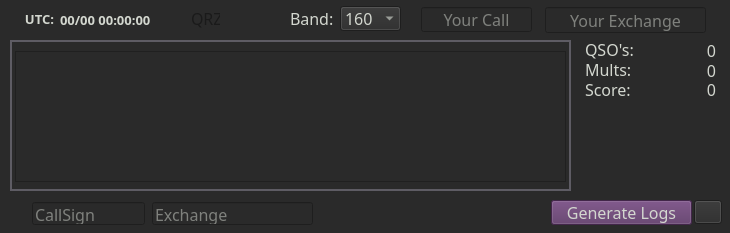
<?xml version="1.0" encoding="UTF-8"?>
<ui version="4.0">
 <class>MainWindow</class>
 <widget class="QMainWindow" name="MainWindow">
  <property name="geometry">
   <rect>
    <x>0</x>
    <y>0</y>
    <width>730</width>
    <height>233</height>
   </rect>
  </property>
  <property name="font">
   <font>
    <family>JetBrains Mono</family>
    <pointsize>12</pointsize>
   </font>
  </property>
  <property name="windowTitle">
   <string>K1USN SST logger</string>
  </property>
  <property name="autoFillBackground">
   <bool>false</bool>
  </property>
  <property name="styleSheet">
   <string notr="true">background-color: rgb(42, 42, 42);
color: rgb(211, 215, 207);</string>
  </property>
  <widget class="QWidget" name="centralwidget">
   <property name="font">
    <font>
     <family>JetBrains Mono</family>
     <pointsize>12</pointsize>
    </font>
   </property>
   <widget class="QFrame" name="frame_2">
    <property name="geometry">
     <rect>
      <x>10</x>
      <y>40</y>
      <width>561</width>
      <height>151</height>
     </rect>
    </property>
    <property name="font">
     <font>
      <family>JetBrains Mono</family>
      <pointsize>12</pointsize>
      <weight>50</weight>
      <bold>false</bold>
     </font>
    </property>
    <property name="styleSheet">
     <string notr="true">color: rgb(94, 92, 100)</string>
    </property>
    <property name="frameShape">
     <enum>QFrame::WinPanel</enum>
    </property>
    <property name="frameShadow">
     <enum>QFrame::Plain</enum>
    </property>
    <widget class="QListWidget" name="listWidget">
     <property name="geometry">
      <rect>
       <x>5</x>
       <y>11</y>
       <width>551</width>
       <height>131</height>
      </rect>
     </property>
     <property name="font">
      <font>
       <family>JetBrains Mono</family>
       <pointsize>12</pointsize>
       <weight>50</weight>
       <italic>false</italic>
       <bold>false</bold>
      </font>
     </property>
     <property name="focusPolicy">
      <enum>Qt::NoFocus</enum>
     </property>
     <property name="styleSheet">
      <string notr="true">alternate-background-color: rgb(66, 66, 66);
color: rgb(255, 255, 255);
</string>
     </property>
     <property name="editTriggers">
      <set>QAbstractItemView::DoubleClicked</set>
     </property>
     <property name="showDropIndicator" stdset="0">
      <bool>false</bool>
     </property>
     <property name="alternatingRowColors">
      <bool>true</bool>
     </property>
    </widget>
   </widget>
   <widget class="QLabel" name="label_14">
    <property name="geometry">
     <rect>
      <x>290</x>
      <y>10</y>
      <width>51</width>
      <height>16</height>
     </rect>
    </property>
    <property name="font">
     <font>
      <family>JetBrains Mono</family>
      <pointsize>12</pointsize>
      <weight>50</weight>
      <bold>false</bold>
     </font>
    </property>
    <property name="text">
     <string>Band:</string>
    </property>
   </widget>
   <widget class="QComboBox" name="band_selector">
    <property name="geometry">
     <rect>
      <x>340</x>
      <y>6</y>
      <width>61</width>
      <height>25</height>
     </rect>
    </property>
    <property name="font">
     <font>
      <family>JetBrains Mono</family>
      <pointsize>12</pointsize>
     </font>
    </property>
    <property name="focusPolicy">
     <enum>Qt::NoFocus</enum>
    </property>
    <item>
     <property name="text">
      <string>160</string>
     </property>
    </item>
    <item>
     <property name="text">
      <string>80</string>
     </property>
    </item>
    <item>
     <property name="text">
      <string>60</string>
     </property>
    </item>
    <item>
     <property name="text">
      <string>40</string>
     </property>
    </item>
    <item>
     <property name="text">
      <string>30</string>
     </property>
    </item>
    <item>
     <property name="text">
      <string>20</string>
     </property>
    </item>
    <item>
     <property name="text">
      <string>17</string>
     </property>
    </item>
    <item>
     <property name="text">
      <string>15</string>
     </property>
    </item>
    <item>
     <property name="text">
      <string>12</string>
     </property>
    </item>
    <item>
     <property name="text">
      <string>10</string>
     </property>
    </item>
    <item>
     <property name="text">
      <string>6</string>
     </property>
    </item>
    <item>
     <property name="text">
      <string>2</string>
     </property>
    </item>
   </widget>
   <widget class="QLabel" name="label_7">
    <property name="geometry">
     <rect>
      <x>13</x>
      <y>9</y>
      <width>41</width>
      <height>20</height>
     </rect>
    </property>
    <property name="font">
     <font>
      <family>JetBrains Mono</family>
      <pointsize>10</pointsize>
      <weight>75</weight>
      <bold>true</bold>
     </font>
    </property>
    <property name="text">
     <string>UTC:</string>
    </property>
    <property name="alignment">
     <set>Qt::AlignRight|Qt::AlignTrailing|Qt::AlignVCenter</set>
    </property>
   </widget>
   <widget class="QLineEdit" name="mycallEntry">
    <property name="geometry">
     <rect>
      <x>421</x>
      <y>7</y>
      <width>111</width>
      <height>25</height>
     </rect>
    </property>
    <property name="font">
     <font>
      <family>JetBrains Mono</family>
      <pointsize>12</pointsize>
      <weight>50</weight>
      <bold>false</bold>
     </font>
    </property>
    <property name="focusPolicy">
     <enum>Qt::ClickFocus</enum>
    </property>
    <property name="toolTip">
     <string>Enter YOUR callsign.</string>
    </property>
    <property name="maxLength">
     <number>14</number>
    </property>
    <property name="alignment">
     <set>Qt::AlignCenter</set>
    </property>
    <property name="placeholderText">
     <string>Your Call</string>
    </property>
   </widget>
   <widget class="QPushButton" name="genLogButton">
    <property name="geometry">
     <rect>
      <x>551</x>
      <y>200</y>
      <width>141</width>
      <height>25</height>
     </rect>
    </property>
    <property name="font">
     <font>
      <family>JetBrains Mono</family>
      <pointsize>12</pointsize>
      <weight>50</weight>
      <bold>false</bold>
     </font>
    </property>
    <property name="focusPolicy">
     <enum>Qt::NoFocus</enum>
    </property>
    <property name="styleSheet">
     <string notr="true">background-color: rgb(92, 53, 102);</string>
    </property>
    <property name="text">
     <string>Generate Logs</string>
    </property>
   </widget>
   <widget class="QLabel" name="radio_icon">
    <property name="geometry">
     <rect>
      <x>231</x>
      <y>10</y>
      <width>36</width>
      <height>16</height>
     </rect>
    </property>
    <property name="font">
     <font>
      <family>Courier</family>
      <weight>75</weight>
      <bold>true</bold>
     </font>
    </property>
    <property name="text">
     <string/>
    </property>
    <property name="pixmap">
     <pixmap>radio_green.png</pixmap>
    </property>
   </widget>
   <widget class="QLabel" name="QRZ_icon">
    <property name="geometry">
     <rect>
      <x>191</x>
      <y>9</y>
      <width>29</width>
      <height>19</height>
     </rect>
    </property>
    <property name="font">
     <font>
      <family>JetBrains Mono</family>
      <pointsize>12</pointsize>
      <weight>50</weight>
      <bold>false</bold>
     </font>
    </property>
    <property name="styleSheet">
     <string notr="true">color: rgb(26, 26, 26);</string>
    </property>
    <property name="text">
     <string>QRZ</string>
    </property>
   </widget>
   <widget class="QLineEdit" name="exchange_entry">
    <property name="geometry">
     <rect>
      <x>152</x>
      <y>202</y>
      <width>161</width>
      <height>23</height>
     </rect>
    </property>
    <property name="font">
     <font>
      <family>JetBrains Mono</family>
      <pointsize>12</pointsize>
      <weight>50</weight>
      <bold>false</bold>
     </font>
    </property>
    <property name="placeholderText">
     <string>Exchange</string>
    </property>
   </widget>
   <widget class="QLineEdit" name="callsign_entry">
    <property name="geometry">
     <rect>
      <x>32</x>
      <y>202</y>
      <width>113</width>
      <height>23</height>
     </rect>
    </property>
    <property name="font">
     <font>
      <family>JetBrains Mono</family>
      <pointsize>12</pointsize>
      <weight>50</weight>
      <bold>false</bold>
     </font>
    </property>
    <property name="toolTip">
     <string>Enter other operators callsign.</string>
    </property>
    <property name="statusTip">
     <string>Enter other operators callsign.</string>
    </property>
    <property name="whatsThis">
     <string>Enter other operators callsign.</string>
    </property>
    <property name="maxLength">
     <number>14</number>
    </property>
    <property name="frame">
     <bool>true</bool>
    </property>
    <property name="placeholderText">
     <string>CallSign</string>
    </property>
   </widget>
   <widget class="QLabel" name="label">
    <property name="geometry">
     <rect>
      <x>585</x>
      <y>40</y>
      <width>58</width>
      <height>19</height>
     </rect>
    </property>
    <property name="font">
     <font>
      <family>JetBrains Mono</family>
      <pointsize>12</pointsize>
      <weight>50</weight>
      <bold>false</bold>
      <kerning>true</kerning>
     </font>
    </property>
    <property name="text">
     <string>QSO's:</string>
    </property>
   </widget>
   <widget class="QLabel" name="Total_CW">
    <property name="geometry">
     <rect>
      <x>645</x>
      <y>40</y>
      <width>71</width>
      <height>20</height>
     </rect>
    </property>
    <property name="font">
     <font>
      <family>JetBrains Mono</family>
      <pointsize>12</pointsize>
      <weight>50</weight>
      <bold>false</bold>
     </font>
    </property>
    <property name="text">
     <string>0</string>
    </property>
    <property name="alignment">
     <set>Qt::AlignRight|Qt::AlignTrailing|Qt::AlignVCenter</set>
    </property>
   </widget>
   <widget class="QLabel" name="label_3">
    <property name="geometry">
     <rect>
      <x>585</x>
      <y>60</y>
      <width>58</width>
      <height>19</height>
     </rect>
    </property>
    <property name="font">
     <font>
      <family>JetBrains Mono</family>
      <pointsize>12</pointsize>
      <weight>50</weight>
      <bold>false</bold>
     </font>
    </property>
    <property name="text">
     <string>Mults:</string>
    </property>
   </widget>
   <widget class="QLabel" name="Total_Mults">
    <property name="geometry">
     <rect>
      <x>645</x>
      <y>60</y>
      <width>71</width>
      <height>20</height>
     </rect>
    </property>
    <property name="font">
     <font>
      <family>JetBrains Mono</family>
      <pointsize>12</pointsize>
      <weight>50</weight>
      <bold>false</bold>
     </font>
    </property>
    <property name="text">
     <string>0</string>
    </property>
    <property name="alignment">
     <set>Qt::AlignRight|Qt::AlignTrailing|Qt::AlignVCenter</set>
    </property>
   </widget>
   <widget class="QLabel" name="label_4">
    <property name="geometry">
     <rect>
      <x>585</x>
      <y>80</y>
      <width>58</width>
      <height>19</height>
     </rect>
    </property>
    <property name="font">
     <font>
      <family>JetBrains Mono</family>
      <pointsize>12</pointsize>
      <weight>50</weight>
      <bold>false</bold>
     </font>
    </property>
    <property name="text">
     <string>Score:</string>
    </property>
   </widget>
   <widget class="QLabel" name="Total_Score">
    <property name="geometry">
     <rect>
      <x>645</x>
      <y>80</y>
      <width>71</width>
      <height>19</height>
     </rect>
    </property>
    <property name="font">
     <font>
      <family>JetBrains Mono</family>
      <pointsize>12</pointsize>
      <weight>50</weight>
      <bold>false</bold>
     </font>
    </property>
    <property name="text">
     <string>0</string>
    </property>
    <property name="alignment">
     <set>Qt::AlignRight|Qt::AlignTrailing|Qt::AlignVCenter</set>
    </property>
   </widget>
   <widget class="QLineEdit" name="myexchangeEntry">
    <property name="geometry">
     <rect>
      <x>545</x>
      <y>7</y>
      <width>161</width>
      <height>26</height>
     </rect>
    </property>
    <property name="font">
     <font>
      <family>JetBrains Mono</family>
      <pointsize>12</pointsize>
      <weight>50</weight>
      <bold>false</bold>
     </font>
    </property>
    <property name="focusPolicy">
     <enum>Qt::ClickFocus</enum>
    </property>
    <property name="toolTip">
     <string>Your State</string>
    </property>
    <property name="maxLength">
     <number>15</number>
    </property>
    <property name="alignment">
     <set>Qt::AlignCenter</set>
    </property>
    <property name="placeholderText">
     <string>Your Exchange</string>
    </property>
   </widget>
   <widget class="QPushButton" name="settings_gear">
    <property name="geometry">
     <rect>
      <x>694</x>
      <y>200</y>
      <width>28</width>
      <height>24</height>
     </rect>
    </property>
    <property name="focusPolicy">
     <enum>Qt::ClickFocus</enum>
    </property>
    <property name="text">
     <string/>
    </property>
    <property name="icon">
     <iconset>
      <normaloff>icon/gear16x16.png</normaloff>icon/gear16x16.png</iconset>
    </property>
   </widget>
   <widget class="QLabel" name="dupe_indicator">
    <property name="geometry">
     <rect>
      <x>320</x>
      <y>204</y>
      <width>221</width>
      <height>18</height>
     </rect>
    </property>
    <property name="font">
     <font>
      <family>JetBrains Mono</family>
      <pointsize>12</pointsize>
     </font>
    </property>
    <property name="styleSheet">
     <string notr="true">color: rgb(230, 97, 0);</string>
    </property>
    <property name="text">
     <string/>
    </property>
   </widget>
   <widget class="QLabel" name="utctime">
    <property name="geometry">
     <rect>
      <x>60</x>
      <y>10</y>
      <width>121</width>
      <height>20</height>
     </rect>
    </property>
    <property name="font">
     <font>
      <family>JetBrains Mono</family>
      <pointsize>10</pointsize>
      <weight>75</weight>
      <bold>true</bold>
     </font>
    </property>
    <property name="text">
     <string>00/00 00:00:00</string>
    </property>
   </widget>
  </widget>
 </widget>
 <resources/>
 <connections/>
</ui>
